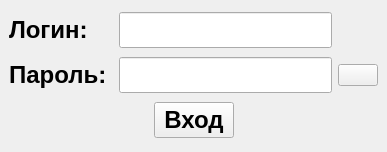
<?xml version="1.0" encoding="UTF-8"?>
<ui version="4.0">
 <class>LoginForm</class>
 <widget class="QMainWindow" name="LoginForm">
  <property name="geometry">
   <rect>
    <x>0</x>
    <y>0</y>
    <width>387</width>
    <height>152</height>
   </rect>
  </property>
  <property name="windowTitle">
   <string>Авторизация</string>
  </property>
  <widget class="QWidget" name="centralwidget">
   <layout class="QGridLayout" name="gridLayout">
    <item row="1" column="1">
     <widget class="QLineEdit" name="inputFieldLogin">
      <property name="font">
       <font>
        <family>Segoe UI</family>
        <pointsize>18</pointsize>
       </font>
      </property>
     </widget>
    </item>
    <item row="3" column="0">
     <widget class="QLabel" name="label">
      <property name="font">
       <font>
        <family>Segoe UI</family>
        <pointsize>18</pointsize>
        <weight>75</weight>
        <bold>true</bold>
       </font>
      </property>
      <property name="text">
       <string>Пароль: </string>
      </property>
     </widget>
    </item>
    <item row="3" column="2">
     <widget class="QPushButton" name="visiblePassword">
      <property name="toolTip">
       <string>Показать пароль</string>
      </property>
      <property name="text">
       <string/>
      </property>
      <property name="icon">
       <iconset resource="assets.qrc">
        <normaloff>:/assets/passwordClose.png</normaloff>:/assets/passwordClose.png</iconset>
      </property>
      <property name="iconSize">
       <size>
        <width>32</width>
        <height>32</height>
       </size>
      </property>
     </widget>
    </item>
    <item row="1" column="0">
     <widget class="QLabel" name="label_2">
      <property name="font">
       <font>
        <family>Segoe UI</family>
        <pointsize>18</pointsize>
        <weight>75</weight>
        <bold>true</bold>
       </font>
      </property>
      <property name="text">
       <string>Логин: </string>
      </property>
     </widget>
    </item>
    <item row="3" column="1">
     <widget class="QLineEdit" name="inputFieldPassword">
      <property name="font">
       <font>
        <family>Segoe UI</family>
        <pointsize>18</pointsize>
       </font>
      </property>
      <property name="echoMode">
       <enum>QLineEdit::Password</enum>
      </property>
     </widget>
    </item>
    <item row="6" column="0" colspan="3">
     <layout class="QHBoxLayout" name="horizontalLayout">
      <item>
       <spacer name="horizontalSpacer">
        <property name="orientation">
         <enum>Qt::Horizontal</enum>
        </property>
        <property name="sizeHint" stdset="0">
         <size>
          <width>40</width>
          <height>20</height>
         </size>
        </property>
       </spacer>
      </item>
      <item>
       <widget class="QPushButton" name="logIn">
        <property name="font">
         <font>
          <family>Segoe UI</family>
          <pointsize>18</pointsize>
          <weight>75</weight>
          <bold>true</bold>
         </font>
        </property>
        <property name="text">
         <string>Вход</string>
        </property>
       </widget>
      </item>
      <item>
       <spacer name="horizontalSpacer_2">
        <property name="orientation">
         <enum>Qt::Horizontal</enum>
        </property>
        <property name="sizeHint" stdset="0">
         <size>
          <width>40</width>
          <height>20</height>
         </size>
        </property>
       </spacer>
      </item>
     </layout>
    </item>
   </layout>
  </widget>
 </widget>
 <resources>
  <include location="assets.qrc"/>
 </resources>
 <connections/>
</ui>
